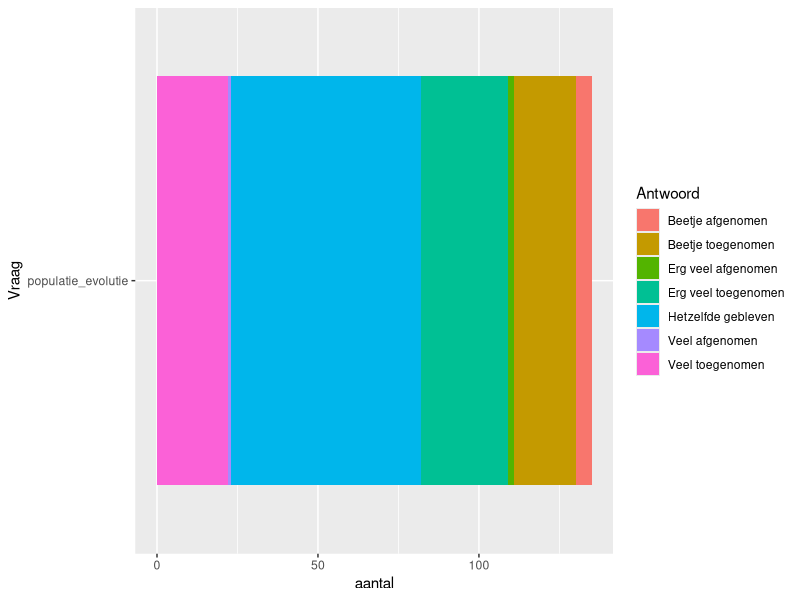

Reproduce this figure in R.
## ---- chunk 1
library(tidyverse)
library(ggplot2)
## ---- chunk 2
Data_inschatting <- read.csv("./dashboard/input/maatschappelijke_draagkracht/Data_inschatting.csv")
## ---- chunk 3
Popgroei_inschatting <- Data_inschatting %>%
  filter(Vraag == "populatie_evolutie")

plot_inschatting_Popgroei <- ggplot(data = Popgroei_inschatting[order(Popgroei_inschatting$Score), ],
                           aes(x = aantal,
                               y = Vraag,
                               fill = Antwoord)) +
  geom_bar(stat = "identity", 
           position = "stack")

plot_inschatting_Popgroei

